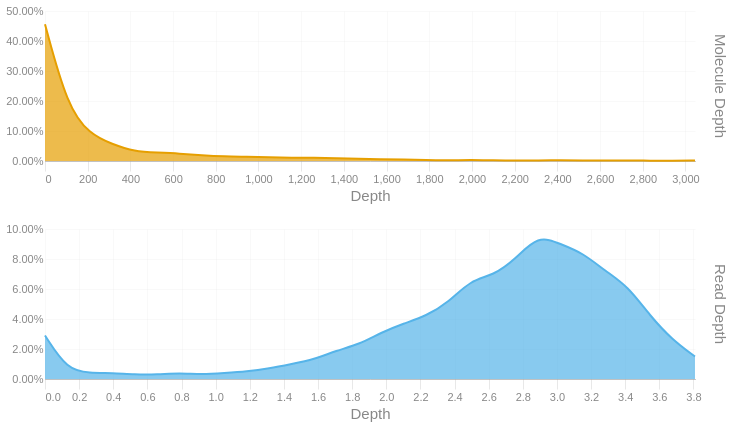

Notebook source saved alongside this figure:
### Code cell
readdep = depth_hist(tb['Read Depth'], q99, 3)
readdep = readdep.with_columns(pl.lit('Read Depth').alias('Metric'))
if not SKIPLR:
    moldep = depth_hist(tb['Molecule Depth'], mol_q99, 1)
    moldep = moldep.with_columns(pl.lit('Molecule Depth').alias('Metric'))
    _hist = pl.concat([readdep, moldep])
    _hist = _hist.filter(pl.col('Proportion') != 0)
    with SafeRender(_hist):
        (
            alt.Chart(_hist)        
            .mark_area(interpolate = "basis")
            .encode(
                x=alt.X('Bin:Q').scale(domainMin=0).axis(alt.Axis(title='Depth')),
                y = alt.Y('Proportion:Q', title = None).axis(format = '.2%'),
                color = alt.Color('Metric:N').legend(None),
                row = alt.Row("Metric:N").header(title = None, labelOrient = 'right'),
                tooltip = [
                    alt.Tooltip("Metric:N", title = "Metric"),
                    alt.Tooltip('Interval:N', title = "Depth Interval"),
                    alt.Tooltip('Proportion:Q', title = "% Alignments").format('.2%')
                ]
            )
            .resolve_scale(x='independent', y='independent')
            .properties(
                height = 150, width = 650,
                usermeta={'embedOptions': {'downloadFileName': f'{samplename}.depth.hist'}}
            )
        ).display()
else:
    readdep = readdep.filter(pl.col('Proportion') != 0)
    with SafeRender(readdep):
        (
            alt.Chart(readdep)        
            .mark_area(interpolate = "basis")
            .encode(
                x=alt.X('Bin:Q').scale(domainMin=0).axis(alt.Axis(title='Depth')),
                y = alt.Y('Proportion:Q', title = None).axis(format = '.2%'),
                tooltip = [
                    alt.Tooltip('Interval:N', title = "Depth Interval"),
                    alt.Tooltip('Proportion:Q', title = "% Alignments").format('.2%')
                ]
            )
            .properties(
                usermeta={'embedOptions': {'downloadFileName': f'{samplename}.depth.hist'}}
            )
        ).display()

### Figure 1 — Vega-Lite specification as saved in the notebook (floating-point values rounded to 4 significant figures)
{"width": 650, "height": 150, "config": {"title": {"anchor": "start", "dy": -15, "fontSize": 18, "color": "#888888", "subtitleColor": "#888888", "subtitleFontSize": 14}, "arc": {"fill": "#0072B2"}, "axis": {"domainColor": "#888888", "domainWidth": 0.5, "gridWidth": 0.2, "grid": false, "titleFontWeight": 400, "titleFontSize": 15, "labelFontSize": 11, "labelColor": "#888888", "tickColor": "#888888", "tickWidth": 0.2, "titleColor": "#888888"}, "axisBand": {"grid": false}, "axisX": {"grid": true, "tickSize": 10, "domainCap": "round"}, "axisY": {"domain": false, "grid": true, "tickSize": 0, "domainCap": "round"}, "background": "transparent", "header": {"labelFontSize": 15, "labelColor": "#888888", "titleFontSize": 15, "titleFontWeight": 600, "titleColor": "#888888"}, "legend": {"labelFont": "sans-serif", "labelFontSize": 12, "labelColor": "#888888", "symbolSize": 100, "symbolType": "circle", "titleFontSize": 12, "titlePadding": 10, "titleColor": "#888888", "title": null}, "range": {"category": ["#E69F00", "#56B4E9", "#009E73", "#F0E442", "#0072B2", "#D55E00", "#CC79A7", "#000000"], "diverging": ["#cfe8f3", "#a2d4ec", "#73bfe2", "#46abdb", "#1696d2", "#12719e"]}, "area": {"fill": "#0072B2", "fillOpacity": 0.7, "line": true, "strokeOpacity": 0.7}, "line": {"color": "#0072B2", "stroke": "#0072B2", "strokeWidth": 2}, "trail": {"color": "#0072B2", "stroke": "#0072B2", "strokeWidth": 0, "size": 1}, "point": {"filled": true, "fillOpacity": 1.0, "size": 95}, "text": {"color": "#888888", "fontSize": 11, "align": "right", "fontWeight": 400, "size": 11}, "bar": {"fill": "#0072B2", "stroke": null}, "view": {"stroke": null, "continuousWidth": 660, "continuousHeight": 400}}, "data": {"name": "data-5dc891cbb76f6eab8e90c1719318c7d5"}, "mark": {"type": "area", "interpolate": "basis"}, "encoding": {"color": {"field": "Metric", "legend": null, "type": "nominal"}, "row": {"field": "Metric", "header": {"title": null, "labelOrient": "right"}, "type": "nominal"}, "tooltip": [{"field": "Metric", "title": "Metric", "type": "nominal"}, {"field": "Interval", "title": "Depth Interval", "type": "nominal"}, {"field": "Proportion", "format": ".2%", "title": "% Alignments", "type": "quantitative"}], "x": {"axis": {"title": "Depth"}, "field": "Bin", "scale": {"domainMin": 0}, "type": "quantitative"}, "y": {"axis": {"format": ".2%"}, "field": "Proportion", "title": null, "type": "quantitative"}}, "resolve": {"scale": {"x": "independent", "y": "independent"}}, "usermeta": {"embedOptions": {"downloadFileName": "S5_Connecticut_996.depth.hist"}}, "$schema": "https://vega.github.io/schema/vega-lite/v6.1.0.json", "datasets": {"data-5dc891cbb76f6eab8e90c1719318c7d5": [{"Bin": 0.0, "Interval": "0.0-0.131", "Proportion": 0.029, "Metric": "Read Depth"}, {"Bin": 0.131, "Interval": "0.131-0.263", "Proportion": 0.006, "Metric": "Read Depth"}, {"Bin": 0.263, "Interval": "0.263-0.394", "Proportion": 0.004, "Metric": "Read Depth"}, {"Bin": 0.394, "Interval": "0.394-0.525", "Proportion": 0.004, "Metric": "Read Depth"}, {"Bin": 0.525, "Interval": "0.525-0.657", "Proportion": 0.003, "Metric": "Read Depth"}, {"Bin": 0.657, "Interval": "0.657-0.788", "Proportion": 0.003, "Metric": "Read Depth"}, {"Bin": 0.788, "Interval": "0.788-0.919", "Proportion": 0.004, "Metric": "Read Depth"}, {"Bin": 0.919, "Interval": "0.919-1.051", "Proportion": 0.003, "Metric": "Read Depth"}, {"Bin": 1.051, "Interval": "1.051-1.182", "Proportion": 0.004, "Metric": "Read Depth"}, {"Bin": 1.182, "Interval": "1.182-1.313", "Proportion": 0.005, "Metric": "Read Depth"}, {"Bin": 1.313, "Interval": "1.313-1.445", "Proportion": 0.007, "Metric": "Read Depth"}, {"Bin": 1.445, "Interval": "1.445-1.576", "Proportion": 0.01, "Metric": "Read Depth"}, {"Bin": 1.576, "Interval": "1.576-1.707", "Proportion": 0.013, "Metric": "Read Depth"}, {"Bin": 1.707, "Interval": "1.707-1.839", "Proportion": 0.019, "Metric": "Read Depth"}, {"Bin": 1.839, "Interval": "1.839-1.97", "Proportion": 0.023, "Metric": "Read Depth"}, {"Bin": 1.97, "Interval": "1.97-2.101", "Proportion": 0.031, "Metric": "Read Depth"}, {"Bin": 2.101, "Interval": "2.101-2.233", "Proportion": 0.037, "Metric": "Read Depth"}, {"Bin": 2.233, "Interval": "2.233-2.364", "Proportion": 0.042, "Metric": "Read Depth"}, {"Bin": 2.364, "Interval": "2.364-2.495", "Proportion": 0.051, "Metric": "Read Depth"}, {"Bin": 2.495, "Interval": "2.495-2.627", "Proportion": 0.066, "Metric": "Read Depth"}, {"Bin": 2.627, "Interval": "2.627-2.758", "Proportion": 0.069, "Metric": "Read Depth"}, {"Bin": 2.758, "Interval": "2.758-2.889", "Proportion": 0.08, "Metric": "Read Depth"}, {"Bin": 2.889, "Interval": "2.889-3.021", "Proportion": 0.096, "Metric": "Read Depth"}, {"Bin": 3.021, "Interval": "3.021-3.152", "Proportion": 0.09, "Metric": "Read Depth"}, {"Bin": 3.152, "Interval": "3.152-3.283", "Proportion": 0.084, "Metric": "Read Depth"}, {"Bin": 3.283, "Interval": "3.283-3.415", "Proportion": 0.072, "Metric": "Read Depth"}, {"Bin": 3.415, "Interval": "3.415-3.546", "Proportion": 0.062, "Metric": "Read Depth"}, {"Bin": 3.546, "Interval": "3.546-3.677", "Proportion": 0.042, "Metric": "Read Depth"}, {"Bin": 3.677, "Interval": "3.677-3.809", "Proportion": 0.026, "Metric": "Read Depth"}, {"Bin": 3.809, "Interval": "3.809-3.94", "Proportion": 0.015, "Metric": "Read Depth"}, {"Bin": 0.0, "Interval": "0.0-105.0", "Proportion": 0.456, "Metric": "Molecule Depth"}, {"Bin": 105.0, "Interval": "105.0-210.0", "Proportion": 0.181, "Metric": "Molecule Depth"}, {"Bin": 210.0, "Interval": "210.0-315.0", "Proportion": 0.089, "Metric": "Molecule Depth"}, {"Bin": 315.0, "Interval": "315.0-420.0", "Proportion": 0.056, "Metric": "Molecule Depth"}, {"Bin": 420.0, "Interval": "420.0-525.0", "Proportion": 0.031, "Metric": "Molecule Depth"}, {"Bin": 525.0, "Interval": "525.0-630.0", "Proportion": 0.028, "Metric": "Molecule Depth"}, {"Bin": 630.0, "Interval": "630.0-735.0", "Proportion": 0.025, "Metric": "Molecule Depth"}, {"Bin": 735.0, "Interval": "735.0-839.9", "Proportion": 0.019, "Metric": "Molecule Depth"}, {"Bin": 839.9, "Interval": "839.9-944.9", "Proportion": 0.015, "Metric": "Molecule Depth"}, {"Bin": 944.9, "Interval": "944.9-1049.9", "Proportion": 0.014, "Metric": "Molecule Depth"}, {"Bin": 1050.0, "Interval": "1049.9-1154.9", "Proportion": 0.012, "Metric": "Molecule Depth"}, {"Bin": 1155.0, "Interval": "1154.9-1259.9", "Proportion": 0.011, "Metric": "Molecule Depth"}, {"Bin": 1260.0, "Interval": "1259.9-1364.9", "Proportion": 0.011, "Metric": "Molecule Depth"}, {"Bin": 1365.0, "Interval": "1364.9-1469.9", "Proportion": 0.009, "Metric": "Molecule Depth"}, {"Bin": 1470.0, "Interval": "1469.9-1574.9", "Proportion": 0.007, "Metric": "Molecule Depth"}, {"Bin": 1575.0, "Interval": "1574.9-1679.9", "Proportion": 0.006, "Metric": "Molecule Depth"}, {"Bin": 1680.0, "Interval": "1679.9-1784.9", "Proportion": 0.005, "Metric": "Molecule Depth"}, {"Bin": 1785.0, "Interval": "1784.9-1889.9", "Proportion": 0.003, "Metric": "Molecule Depth"}, {"Bin": 1890.0, "Interval": "1889.9-1994.9", "Proportion": 0.002, "Metric": "Molecule Depth"}, {"Bin": 1995.0, "Interval": "1994.9-2099.9", "Proportion": 0.004, "Metric": "Molecule Depth"}, {"Bin": 2100.0, "Interval": "2099.9-2204.9", "Proportion": 0.002, "Metric": "Molecule Depth"}, {"Bin": 2205.0, "Interval": "2204.9-2309.9", "Proportion": 0.001, "Metric": "Molecule Depth"}, {"Bin": 2310.0, "Interval": "2309.9-2414.8", "Proportion": 0.002, "Metric": "Molecule Depth"}, {"Bin": 2415.0, "Interval": "2414.8-2519.8", "Proportion": 0.003, "Metric": "Molecule Depth"}, {"Bin": 2520.0, "Interval": "2519.8-2624.8", "Proportion": 0.002, "Metric": "Molecule Depth"}, {"Bin": 2625.0, "Interval": "2624.8-2729.8", "Proportion": 0.001, "Metric": "Molecule Depth"}, {"Bin": 2730.0, "Interval": "2729.8-2834.8", "Proportion": 0.002, "Metric": "Molecule Depth"}, {"Bin": 2835.0, "Interval": "2834.8-2939.8", "Proportion": 0.001, "Metric": "Molecule Depth"}, {"Bin": 2940.0, "Interval": "2939.8-3044.8", "Proportion": 0.001, "Metric": "Molecule Depth"}, {"Bin": 3045.0, "Interval": "3044.8-3149.8", "Proportion": 0.002, "Metric": "Molecule Depth"}]}}
